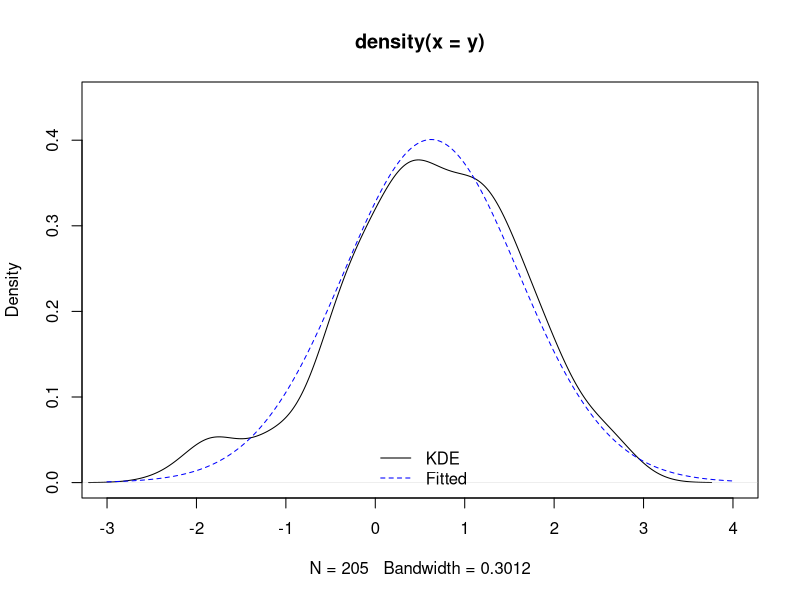
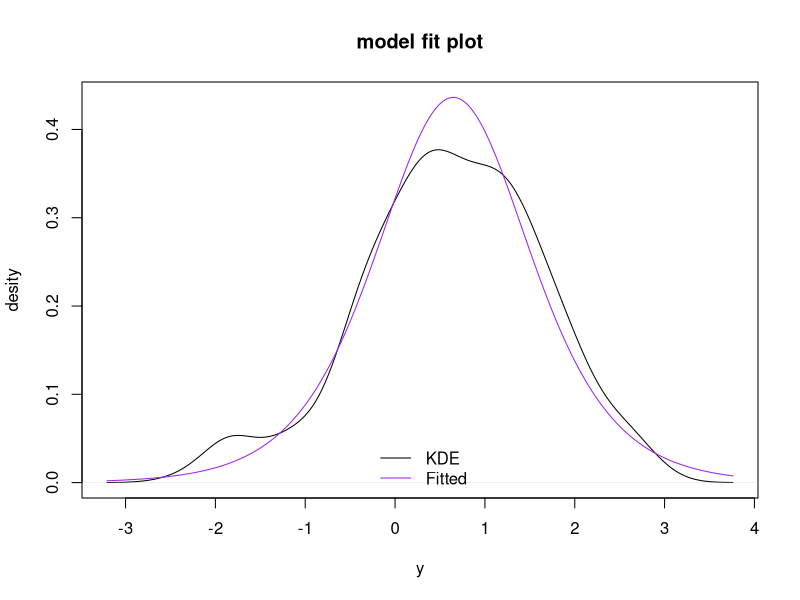

The R script that drew these images, in order:
## ---- chunk 1
knitr::opts_chunk$set(echo = TRUE)
## ---- chunk 2
# load melanoma tumor thickness dataset
library(boot); data(melanoma); y = log(melanoma$thickness)
## ---- chunk 3
##AJW## just moved this up so it is in memory before we use dlogisIII
dlogisIII=function(x,location=0,scale=1,shape=1,log=FALSE){
  x = (x-location)/scale
  log_y = ifelse(x<0,x-log(1+exp(x)),-log(1+exp(-x)))
  log_1my = ifelse(x<0,-log(1+exp(x)),-x-log(1+exp(-x)))
  out = -log(scale)-lbeta(shape,shape) + (shape)*(log_y+log_1my)
  if(log){return(out)}else{return(exp(out))}
}
plogisIII=function(q,location=0,scale=1,shape=1,lower.tail=TRUE,log.p=FALSE){
  q = (q-location)/scale
  Q = ifelse(q<0,exp(q)/(1+exp(q)),1/(1+exp(-q)))
  return(pbeta(Q,shape,shape,0,lower.tail,log.p))
}
qlogisIII=function(p,location=0,scale=1,shape=1,lower.tail=TRUE,log.p=FALSE){
  Q = qbeta(p,shape,shape,0,lower.tail,log.p)
  q = ifelse(Q<0.5,log(Q)-log(1-Q),-log(1/Q-1))
  return(q*scale+location)
}
rlogisIII=function(n,location=0,scale=1,shape=1){
  b = rbeta(n,shape,shape,0)
  x = ifelse(b<0.5,log(b)-log(1-b),-log(1/b-1))
  return(x*scale+location)
}

## ---- chunk 4
mle_logisIII = function(y){
  #function to optimize using optim
  f = function(theta){
    mu = theta[1]
    delta = exp(theta[2]) #note the transformation
    ##AJW## there are three parameters
    alpha = exp(theta[3])
    #sum(dlogisIII(y,location=mu,scale=delta,log=TRUE))
    sum(dlogisIII(y,location=mu,scale=delta,shape=alpha,log=TRUE))
  }
  #using optim - starting at a guess of mu=0 and log(delta)=0 -- par=c(0,0)
  ##AJW## 3 dimensional optimization, need 3 dimensional starting point
  #opt_out = optim(par=c(0,0),f,control=list(fnscale=-1,maxit=1000,reltol=1e-8))
  opt_out = optim(par=c(0,0,0),f,control=list(fnscale=-1,maxit=1000,reltol=1e-8))
  par = opt_out$par
  par[2] = exp(par[2]) #transforming to delta
  ##AJW## geting alpha out and adding name to names
  par[3] = exp(par[3])
  #names(par) = c("mu","delta") #NAMES ARE GOOD
  names(par) = c("mu","delta","alpha") #NAMES ARE GOOD
  out = list(theta=par,loglik=opt_out$value)
  return(out)
}

##AJW## need to make a funciton for logistic type III,
## it should use the helper functions below and be a modification of this function
## to do the 3 parameter optimization
## ---- chunk 5
mle_logisIII(y)
fit_logisIII_y = mle_logisIII(y)

plot(density(y),xlim=c(-3,4),ylim=c(0,0.45))

##AJW## some changes here
##I am going to comment your line and do what the line would be for the for
##to the logistic distribution (shape parameter alpha=1)
#lines(dlogisIII(y,fit_logis_y[["theta"]][["mu"]],fit_logis_y[["theta"]][["delta"]],1))
x_val = seq(-3,4,length.out=1000)
##AJW## there are 3 parameters
#dens_logisIII_vals = dlogisIII(x_val,fit_logisIII_y[["theta"]][["mu"]],fit_logisIII_y[["theta"]][["delta"]])
dens_logisIII_vals = dlogisIII(x_val,fit_logisIII_y[["theta"]]["mu"],fit_logisIII_y[["theta"]]["delta"],fit_logisIII_y[["theta"]]["alpha"])
lines(dens_logisIII_vals~x_val,col="blue",lty=2)
legend("bottom",legend=c("KDE","Fitted"),col=c("black","blue"),lty=c(1,2),bty="n")


## ---- chunk 6
##AJW##
##because your fit from above is the the logistic and not logistic type 3, 
##I am going to rewrite this line to demonstrate comparison to logistic
##your setting alpha=1 is doing that, but I think it will be cleaner to see this again
##ks.test(y, dlogisIII, location = fit_logis_y[["theta"]][["mu"]], 
##        scale = fit_logis_y[["theta"]][["delta"]], shape = 1)
## comparison is to a probability function and not a density function
## so plogis instead of dlogis
##AJW## logistic III, so need all 3 parameters
#ks.test(y, plogisIII, location = fit_logisIII_y[["theta"]][["mu"]], 
#        scale = fit_logisIII_y[["theta"]][["delta"]])
ks.test(y, plogisIII, location = fit_logisIII_y[["theta"]]["mu"], 
        scale = fit_logisIII_y[["theta"]]["delta"],
        shape = fit_logisIII_y[["theta"]]["alpha"])
## ---- chunk 7
mle_logis = function(y){
  #function to optimize using optim
  f = function(theta){
    mu = theta[1]
    delta = exp(theta[2]) #note the transformation
    sum(dlogis(y,location=mu,scale=delta,log=TRUE))
  }
  #using optim - starting at a guess of mu=0 and log(delta)=0 -- par=c(0,0)
  opt_out = optim(par=c(0,0),f,control=list(fnscale=-1,maxit=1000,reltol=1e-8))
  par = opt_out$par
  par[2] = exp(par[2]) #transforming to delta
  names(par) = c("mu","delta") #NAMES ARE GOOD
  out = list(theta=par,loglik=opt_out$value)
  return(out)
}
mle_logis(y)
fit_logis_y = mle_logis(y)

dens_y = density(y)
x_seq = dens_y$x #seq(lb, ub,length.out=whatever)
fitted_dens_y = dlogis(x_seq,fit_logis_y$theta['mu'],fit_logis_y$theta['delta'])

plot(density(y),main='model fit plot',xlab='y',ylab='desity',ylim=c(0,max(c(dens_y$y,fitted_dens_y))),xlim=range(x_seq))
lines(fitted_dens_y~x_seq,lty=1,col='purple')
legend("bottom",legend=c("KDE","Fitted"),col=c("black","purple"),lty=(1),bty="n")

###

ks.test(y, plogis, location = fit_logis_y[["theta"]][["mu"]], 
        scale = fit_logis_y[["theta"]][["delta"]])

